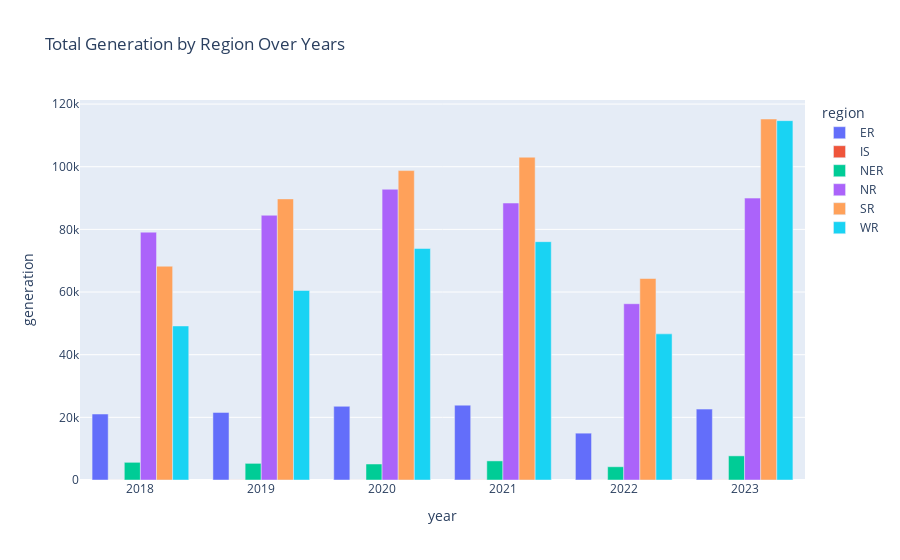

Notebook cell for this chart:
### Markdown cell above
#Total Generation by Region Over Years

### Code cell
df_region = df_re_long.groupby(['year', 'region'])['generation'].sum().reset_index()
fig = px.bar(df_region, x='year', y='generation', color='region', barmode='group',
             title='Total Generation by Region Over Years')
fig.show()

### Figure 1 — Plotly figure (JSON) as saved in the notebook; plotly's stock layout.template omitted (floating-point values rounded to 4 significant figures)
{"data": [{"alignmentgroup": "True", "hovertemplate": "region=ER<br>year=%{x}<br>generation=%{y}<extra></extra>", "legendgroup": "ER", "marker": {"color": "#636efa", "pattern": {"shape": ""}}, "name": "ER", "offsetgroup": "ER", "orientation": "v", "showlegend": true, "textposition": "auto", "type": "bar", "x": [2018, 2019, 2020, 2021, 2022, 2023], "xaxis": "x", "y": [21060.0, 21580.0, 23530.0, 23890.0, 14950.0, 22620.0], "yaxis": "y"}, {"alignmentgroup": "True", "hovertemplate": "region=IS<br>year=%{x}<br>generation=%{y}<extra></extra>", "legendgroup": "IS", "marker": {"color": "#EF553B", "pattern": {"shape": ""}}, "name": "IS", "offsetgroup": "IS", "orientation": "v", "showlegend": true, "textposition": "auto", "type": "bar", "x": [2018, 2019, 2020, 2021, 2022, 2023], "xaxis": "x", "y": [16.76, 30.43, 17.3, 39.51, 16.33, 37.88], "yaxis": "y"}, {"alignmentgroup": "True", "hovertemplate": "region=NER<br>year=%{x}<br>generation=%{y}<extra></extra>", "legendgroup": "NER", "marker": {"color": "#00cc96", "pattern": {"shape": ""}}, "name": "NER", "offsetgroup": "NER", "orientation": "v", "showlegend": true, "textposition": "auto", "type": "bar", "x": [2018, 2019, 2020, 2021, 2022, 2023], "xaxis": "x", "y": [5644.0, 5310.0, 5103.0, 6096.0, 4233.0, 7707.0], "yaxis": "y"}, {"alignmentgroup": "True", "hovertemplate": "region=NR<br>year=%{x}<br>generation=%{y}<extra></extra>", "legendgroup": "NR", "marker": {"color": "#ab63fa", "pattern": {"shape": ""}}, "name": "NR", "offsetgroup": "NR", "orientation": "v", "showlegend": true, "textposition": "auto", "type": "bar", "x": [2018, 2019, 2020, 2021, 2022, 2023], "xaxis": "x", "y": [79110.0, 84510.0, 92810.0, 88410.0, 56270.0, 89980.0], "yaxis": "y"}, {"alignmentgroup": "True", "hovertemplate": "region=SR<br>year=%{x}<br>generation=%{y}<extra></extra>", "legendgroup": "SR", "marker": {"color": "#FFA15A", "pattern": {"shape": ""}}, "name": "SR", "offsetgroup": "SR", "orientation": "v", "showlegend": true, "textposition": "auto", "type": "bar", "x": [2018, 2019, 2020, 2021, 2022, 2023], "xaxis": "x", "y": [68240.0, 89730.0, 98760.0, 103000.0, 64320.0, 115200.0], "yaxis": "y"}, {"alignmentgroup": "True", "hovertemplate": "region=WR<br>year=%{x}<br>generation=%{y}<extra></extra>", "legendgroup": "WR", "marker": {"color": "#19d3f3", "pattern": {"shape": ""}}, "name": "WR", "offsetgroup": "WR", "orientation": "v", "showlegend": true, "textposition": "auto", "type": "bar", "x": [2018, 2019, 2020, 2021, 2022, 2023], "xaxis": "x", "y": [49180.0, 60490.0, 73890.0, 76080.0, 46640.0, 114700.0], "yaxis": "y"}], "layout": {"barmode": "group", "legend": {"title": {"text": "region"}, "tracegroupgap": 0}, "title": {"text": "Total Generation by Region Over Years"}, "xaxis": {"anchor": "y", "domain": [0, 1], "title": {"text": "year"}}, "yaxis": {"anchor": "x", "domain": [0, 1], "title": {"text": "generation"}}}}
